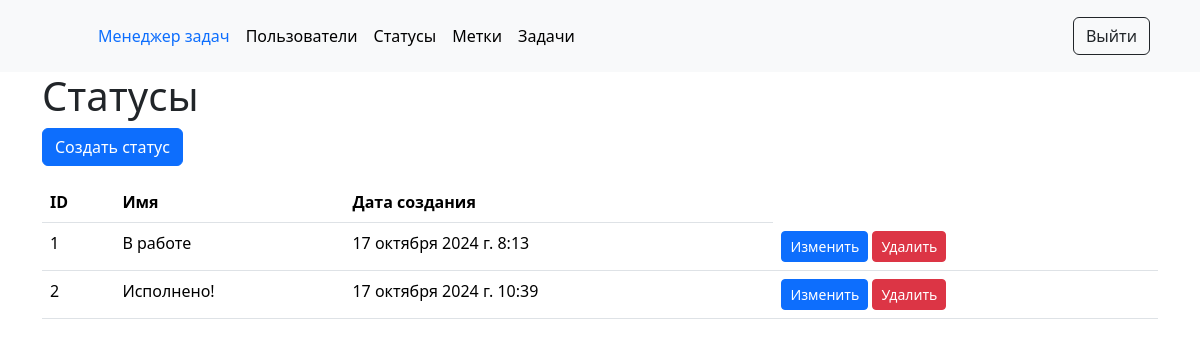
The app's page /statuses/ (signed in) with its own data.
### task_manager/statuses/models.py (models this page shows, shortened)
class Status(models.Model):
    name = models.CharField(max_length=255,
                            unique=True,
                            verbose_name=gettext("Name"))
    created_at = models.DateTimeField(auto_now_add=True)

### task_manager/statuses/views.py (the view)
# urls.py: path('', views.statuses_list, name='statuses_list'),
@login_required
def statuses_list(request):
    statuses = Status.objects.all()
    return render(request,
                  'statuses/statuses_list.html',
                  {'statuses': statuses})

### task_manager/templates/statuses/statuses_list.html
{% extends "base.html" %}
{% load i18n %}
{% block content %}
<div class="container">
    <h1>{% translate "Statuses" %}</h1>
    <a href="{% url 'status_create' %}" class="btn btn-primary">{% translate "Create status" %}</a>
    <table class="table mt-3">
        <thead>
            <tr>
                <th>ID</th>
                <th>{% translate "Name" %}</th>
                <th>{% translate "Creation date" %}</th>
            </tr>
        </thead>
        <tbody>
            {% for status in statuses %}
                <tr>
                    <td>{{ status.id }}</td>
                    <td>{{ status.name }}</td>
                    <td>{{ status.created_at }}</td>
                    <td>
                        <a href="{% url 'status_update' status.id %}" class="btn btn-primary btn-sm">{% translate "Edit" %}</a>
                        <a href="{% url 'status_delete' status.id %}" class="btn btn-danger btn-sm">{% translate "Delete" %}</a>
                    </td>
                </tr>
            {% endfor %}
        </tbody>
    </table>
</div>
{% endblock %}

### records on screen
Status: id "1", name "В работе", created_at "17 октября 2024 г. 8:13"
Status: id "2", name "Исполнено!", created_at "17 октября 2024 г. 10:39"
